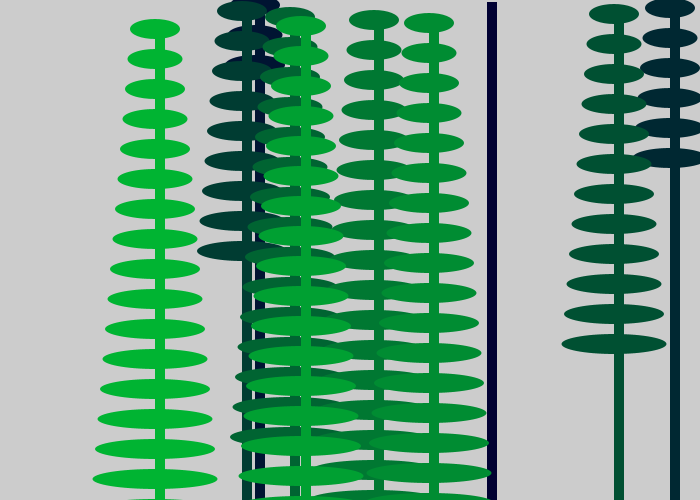
Frame 1 (no input)
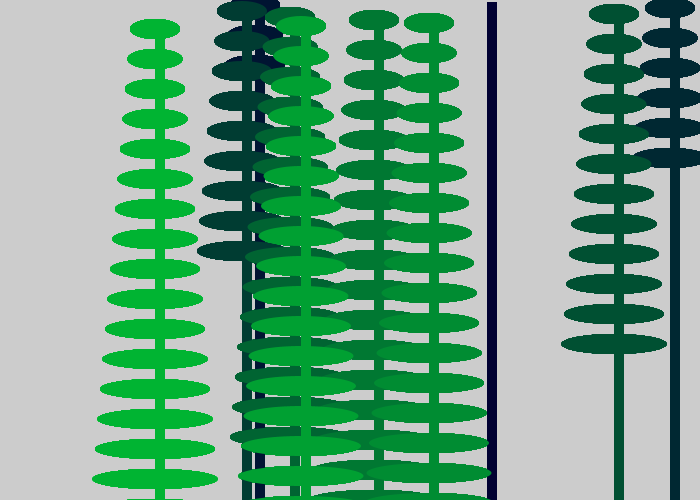
Frame 60 (the mouse pressed at the canvas centre just before this capture)
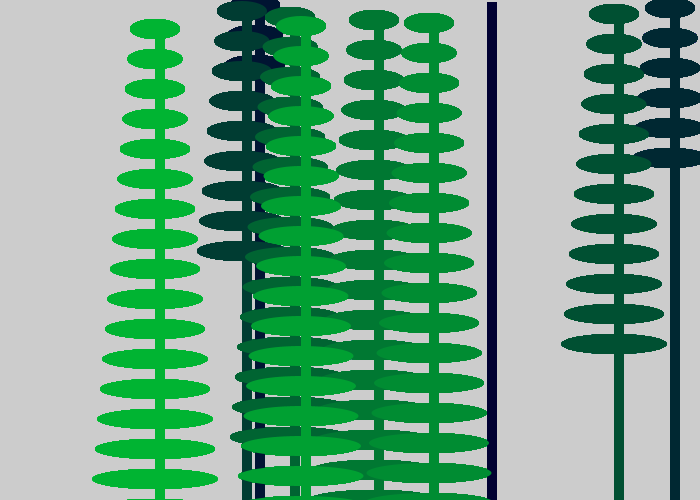
Frame 120 (the mouse held since frame 60 and released just before this capture)

The Processing sketch that drew these frames (run headless with seeded random() and noise(); from frame 60 on, the mouse is pressed at the canvas centre):

// Processing sketch: Intro_Classes
// ── Intro_Classes.pde

Plant garden [] = new Plant [10];


void setup(){
  size(700, 500);
  
  noStroke();
  
  for(int i = 0; i<garden.length;i++){
    garden[i] = new Plant(int(random(100,width)));
  }
  
}

void draw (){

  
  for(int i = 0; i<garden.length; i++){
    garden[i].display(2+i*3, i*3, color(0, i*20, 50));
  }
}

// ── Plant.pde
class Plant{
//data
  int plantHeight; //stem
  int numLeaves;      //ellispe
  color plantColor;
  int xPos;
 
  
  //constructor
  Plant(int _xPos){
  xPos = _xPos; 
  
  }
  
  void grow(){
    plantHeight+= .01;
    
  }

  void display(int _plantHeight, int _numLeaves, color _plantColor){
  plantHeight = _plantHeight;
  
  fill(_plantColor);
  numLeaves = _numLeaves;
  
  for(int i = 0; i < numLeaves; i++){
    ellipse(xPos, plantHeight + 30*i, 50+i*5, 20);
  }
  
  rect(xPos, plantHeight, 10, 500);
  }

}
